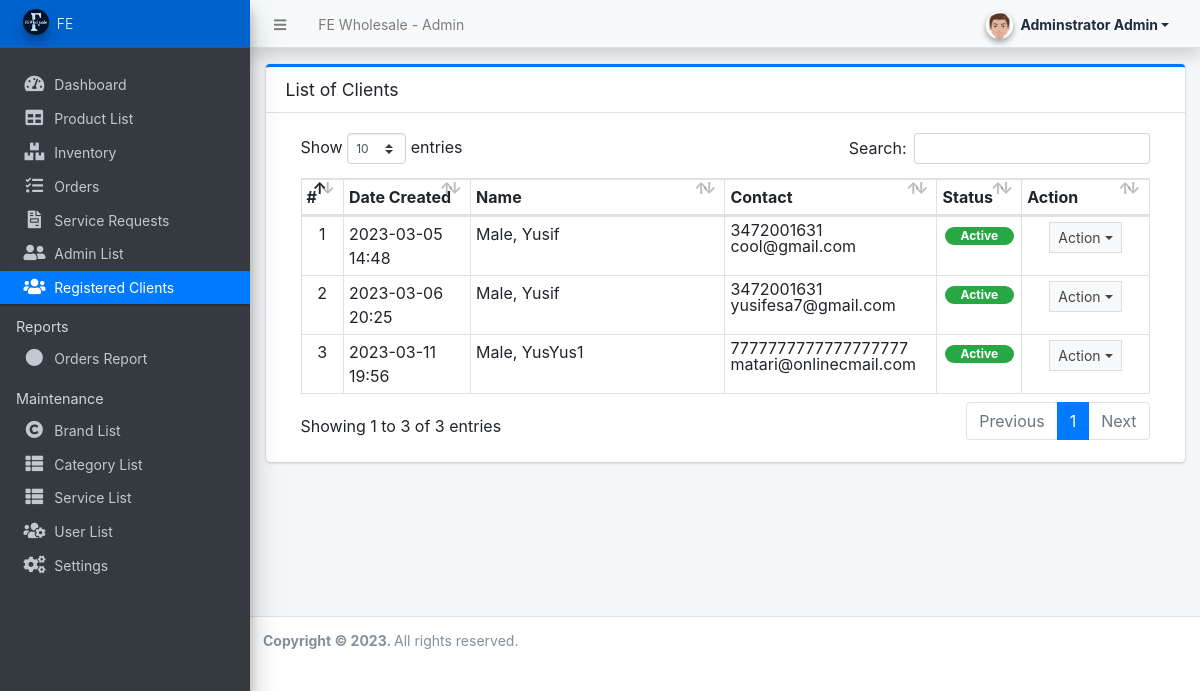
/admin/?page=clients (signed in), run on the app's committed database.
### tables this page shows
CREATE TABLE `client_list` (
  `id` int(30) NOT NULL,
  `firstname` text NOT NULL,
  `middlename` text DEFAULT NULL,
  `lastname` text NOT NULL,
  `gender` text NOT NULL,
  `contact` text NOT NULL,
  `address` text NOT NULL,
  `email` text NOT NULL,
  `password` text NOT NULL,
  `status` tinyint(1) NOT NULL DEFAULT 1,
  `delete_flag` tinyint(1) NOT NULL DEFAULT 0,
  `date_created` datetime NOT NULL DEFAULT current_timestamp(),
  `date_added` datetime DEFAULT NULL ON UPDATE current_timestamp()
);

### admin/clients/index.php (the view, shortened to what this page needs)
<div class="card card-outline card-primary">
	<div class="card-header">
		<h3 class="card-title">List of Clients</h3>
	</div>
	<div class="card-body">
		<div class="container-fluid">
        <div class="container-fluid">
			<table class="table table-bordered table-stripped">
				<colgroup>
					<col width="5%">
					<col width="15%">
					<col width="30%">
					<col width="25%">
					<col width="10%">
					<col width="15%">
				</colgroup>
				<thead>
					<tr>
						<th>#</th>
						<th>Date Created</th>
						<th>Name</th>
						<th>Contact</th>
						<th>Status</th>
						<th>Action</th>
					</tr>
				</thead>
				<tbody>
					<?php
					$i = 1;
						$qry = $conn->query("SELECT *,concat(lastname, ', ', firstname,' ',middlename) as fullname from `client_list` where delete_flag= 0 order by concat(lastname, ', ', firstname,' ',middlename) asc ");
						while($row = $qry->fetch_assoc()):
							foreach($row as $k=> $v){
								$row[$k] = trim(stripslashes($v));
							}
					?>
						<tr>
							<td class="text-center"><?php echo $i++; ?></td>
							<td><?php echo date("Y-m-d H:i",strtotime($row['date_created'])) ?></td>
							<td><?php echo ucwords($row['fullname']) ?></td>
							<td>
								<p class="m-0 lh-1">
								<?php echo $row['contact'] ?> <br>
								<?php echo $row['email'] ?>
								</p>
							</td>
							<td class="text-center">
                                <?php if($row['status'] == 1): ?>
                                    <span class="badge badge-success rounded-pill px-3">Active</span>
                                <?php else: ?>
                                    <span class="badge badge-danger rounded-pill px-3">Inactive</span>
                                <?php endif; ?>
                            </td>
							<td align="center">
								 <button type="button" class="btn btn-flat btn-default btn-sm dropdown-toggle dropdown-icon" data-toggle="dropdown">
				                  		Action
				                  </button>
							</td>
						</tr>
					<?php endwhile; ?>
				</tbody>
			</table>
		</div>
		</div>
	</div>
</div>

### data on the page
client_list: date_created "2023-03-05 14:48", fullname "Male, Yusif", contact "3472001631", email "cool@gmail.com", status "Active"
client_list: date_created "2023-03-06 20:25", fullname "Male, Yusif", contact "3472001631", email "yusifesa7@gmail.com", status "Active"
client_list: date_created "2023-03-11 19:56", fullname "Male, YusYus1", contact "7777777777777777777", email "matari@onlinecmail.com", status "Active"

### other printed values
$_settings->info('name') "FE Wholesale"
$_settings->userdata('firstname').' '.$_settings->userdata('lastname') "Adminstrator Admin"
$_settings->info('short_name') "FE"
